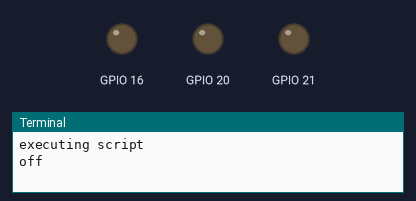
This program was run on a simulated Raspberry Pi (BCM pin numbers). Shown: output pins drawn as LEDs (lit = HIGH), the last lines printed to the terminal. At 7.0 s the program stops and its outputs stay as they are.

Above: at 0.1 s.
At 2.1 s:
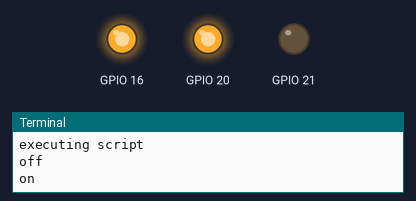
At 3.1 s:
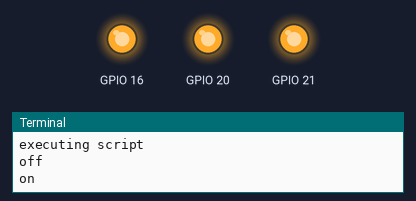
At 6.1 s:
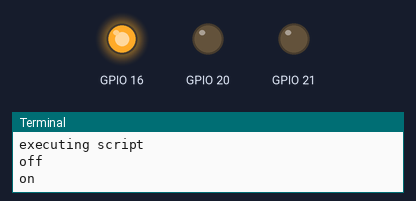
Timing chart, 0 to 8.5 s (numbered marks = the images above):
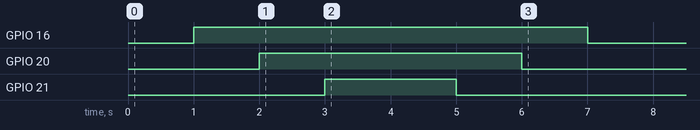

Measured:
- by itself, GPIO 16: LOW → HIGH at 1.0 s, → LOW 6.0 s later
- by itself, GPIO 20: LOW → HIGH at 2.0 s, → LOW 4.0 s later
- by itself, GPIO 21: LOW → HIGH at 3.0 s, → LOW 2.0 s later

The program:

gpio.py
```python
#!/usr/env python

import RPi.GPIO as GPIO
import time

print "executing script"

GPIO.setmode(GPIO.BCM)
GPIO.setup(16, GPIO.OUT)
GPIO.setup(20, GPIO.OUT)
GPIO.setup(21, GPIO.OUT)

print "off"
GPIO.output(16, False)
GPIO.output(20, False)
GPIO.output(21, False)

time.sleep(1)
print "on"
GPIO.output(16, True)
time.sleep(1)
GPIO.output(20, True)
time.sleep(1)
GPIO.output(21, True)
time.sleep(2)
GPIO.output(21, False)
time.sleep(1)
GPIO.output(20, False)
time.sleep(1)
GPIO.output(16, False)

print "off"
GPIO.cleanup()
```
